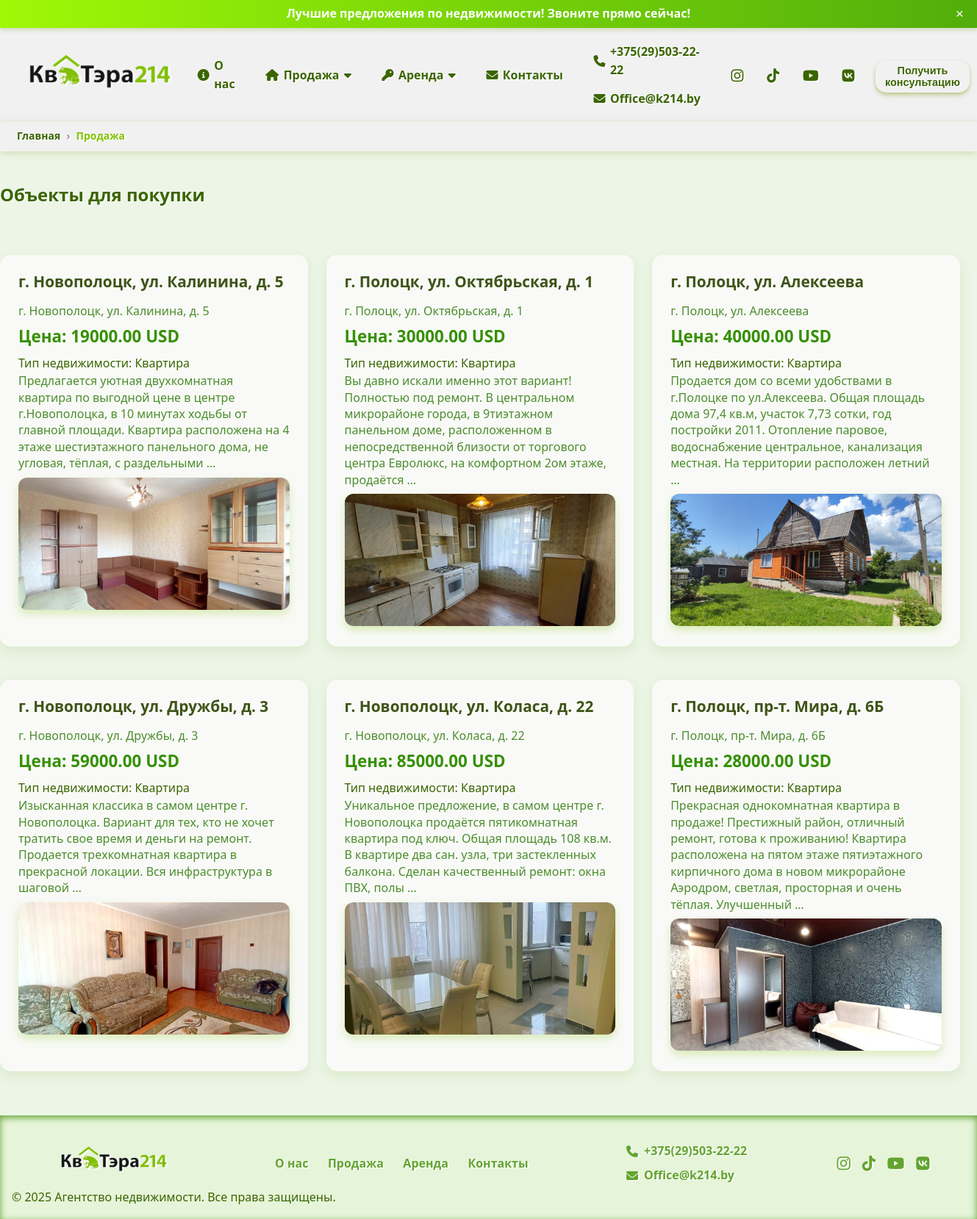
/sale, run on an earlier commit of the app's database.
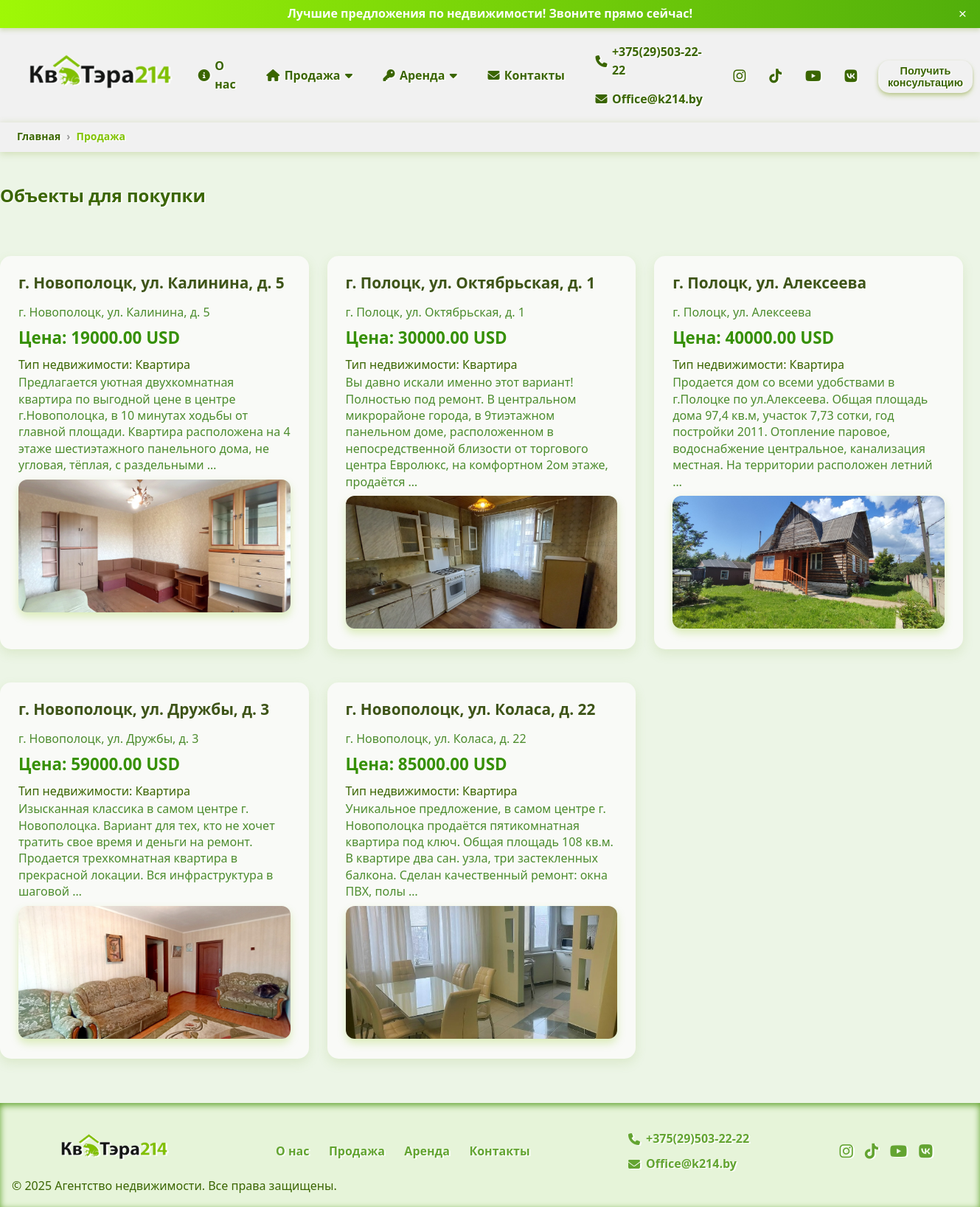
And on a later commit of the database.
### webapp/models.py (models this page shows, shortened)
class SocialNetwork(models.Model):
    contact = models.ForeignKey(Contact, related_name='social_networks', on_delete=models.CASCADE)
    name = models.CharField(max_length=100)
    url = models.URLField()
    icon = models.CharField(max_length=100, help_text='Название иконки (например, fa-facebook) или путь')

class Property(models.Model):
    CURRENCY_CHOICES = [
        ('USD', 'USD'),
        ('BYN', 'BYN'),
    ]
    name = models.CharField(max_length=255)
    slug = models.SlugField(max_length=255, unique=True, blank=True, null=True)
    description = models.TextField()
    notes = models.TextField(default='Примечание')
    address = models.CharField(max_length=500)
    price = models.DecimalField(max_digits=12, decimal_places=2)
    floor = models.TextField(help_text='Этаж', default=0)
    many_rooms = models.TextField(help_text='Сколько комнат', default=0)
    area = models.FloatField(help_text='Площадь в квадратных метрах')
    area_ga = models.FloatField(help_text='Площадь в гектарах/сотках', null=True, blank=True)
    date_posted = models.DateField(auto_now_add=True)
    is_sale = models.BooleanField(default=True)
    is_rent = models.BooleanField(default=True)
    is_active_new = models.BooleanField(default=True)
    is_active_house = models.BooleanField(default=True)
    is_active_country_house = models.BooleanField(default=True)
    is_active_apartment = models.BooleanField(default=True)
    is_active_sold = models.BooleanField(default=False)
    contacts = models.ManyToManyField(Contact, related_name='properties')
    currency = models.CharField(max_length=3, choices=CURRENCY_CHOICES, default='USD')

class PropertyPhoto(models.Model):
    property = models.ForeignKey(Property, related_name='photos', on_delete=models.CASCADE)
    photo = models.ImageField(upload_to='property_photos/')
    alt_text = models.CharField(max_length=255, blank=True)

### webapp/views.py (the view, shortened to what this page needs)
# urls.py: path('sale', views.sale, name='sale'),
def sale(request):
    properties = Property.objects.filter(is_sale=True)  # добавляем фильтр по продаже
    property_types = request.GET.getlist('property_type')
    direction = request.GET.get('direction', '').strip()
    if direction:
        properties = properties.filter(address__icontains=direction)
    price_min = request.GET.get('price_min')
    if price_min:
        try:
            price_min = float(price_min)
            properties = properties.filter(price__gte=price_min)
        except (ValueError, TypeError):
            pass
    price_max = request.GET.get('price_max')
    if price_max:
        try:
            price_max = float(price_max)
            properties = properties.filter(price__lte=price_max)
        except (ValueError, TypeError):
            pass
    currency = request.GET.get('currency')
    if currency in dict(Property.CURRENCY_CHOICES).keys():
        properties = properties.filter(currency=currency.upper())
    context = {
        'properties': properties,
    }
    return render(request, 'webapp/sale_page.html', context)

### webapp/context_processors.py (called while the page is built)
def contact_data(request):
    contact = Contact.objects.prefetch_related('social_networks').first()
    return {
        'contact': contact,
    }

### webapp/templates/webapp/sale_page.html (shortened to what this page needs)
{% extends 'main/base.html' %}
{% load static %}
{% block content %}
    <nav class="breadcrumb-container" aria-label="breadcrumb">
        <ol class="breadcrumb-list">
            <li class="breadcrumb-item">
                <a href="{% url 'index' %}" class="nav-link">Главная</a>
            </li>
            <li class="breadcrumb-item active" aria-current="page">Продажа</li>
        </ol>
    </nav>
    <section>
        <div class="sale-container">
            <h1 class="page-title">Объекты для покупки</h1>
            {% if properties %}
                <div class="properties-list">
                    {% for property in properties %}
                        <div class="property-card">
                            <h2 class="property-name">
                                <a href="{% url 'sale_single' property.slug %}">{{ property.name }}</a>
                            </h2>
                            <p class="property-address">{{ property.address }}</p>
                            <p class="property-price">Цена: {{ property.price }} USD</p>
                            <p class="property-type">
                                Тип недвижимости:
                                {% if property.is_active_apartment %}
                                    Квартира
                                {% elif property.is_active_house %}
                                    Дом
                                {% elif property.is_active_country_house %}
                                    Дача
                                {% elif property.is_active_new %}
                                    Новостройка
                                {% elif property.is_active_sold %}
                                    Продано
                                {% else %}
                                    Другой тип
                                {% endif %}
                            </p>
                            <p class="property-description">{{ property.description|truncatewords:30 }}</p>
                            <a href="{% url 'sale_single' property.slug %}">
                                {% if property.photos.all %}
                                    <div class="property-photos">
                                        <img src="{{ property.photos.all.0.photo.url }}"
                                             alt="{{ property.photos.all.0.alt_text }}"
                                             class="property-main-photo"/>
                                    </div>
                                {% endif %}
                            </a>
                        </div>
                    {% endfor %}
                </div>
            {% endif %}
        </div>
    </section>
{% endblock %}

### templates/main/base.html (shortened to what this page needs)
{% load static %}
<!DOCTYPE html>
<html lang="ru">
<head>
  <link href="https://cdnjs.cloudflare.com/ajax/libs/font-awesome/6.4.0/css/all.min.css" rel="stylesheet" />
  <link rel="stylesheet" href="{% static 'webapp/css/style.css' %}" />
</head>
<body>
  <div id="top-bar" class="top-bar">
    <span>Лучшие предложения по недвижимости! Звоните прямо сейчас!</span>
    <button class="close-button" aria-label="Закрыть">&times;</button>
  </div>
  <header class="header">
      <div class="container header-container">
          <div class="logo">
              <a href="{% url 'index' %}">
                  <img src="{% static 'webapp/images/logo_kvatera.png' %}" alt="Логотип агентства"/>
              </a>
          </div>
          <nav id="navMenu" class="nav" aria-hidden="true">
              <ul class="menu">
                  <li><a href="{% url 'about' %}"><i class="fa-solid fa-info-circle"></i> О нас</a></li>
                  <li class="dropdown sale-dropdown">
                      <a href="{% url 'sale' %}"><i class="fa-solid fa-house"></i> Продажа <i
                              class="fa fa-caret-down"></i></a>
                  </li>
                  <li class="dropdown rent-dropdown">
                      <a href="{% url 'rent' %}"><i class="fa-solid fa-key"></i> Аренда <i class="fa fa-caret-down"></i></a>
                  </li>
                  <li><a href="{% url 'contacts' %}"><i class="fa-solid fa-envelope"></i> Контакты</a></li>
                  <li class="contacts-menu">
                      <a href="tel:{{ contact.phone|urlencode }}"><i class="fa-solid fa-phone"></i> {{ contact.phone }}
                      </a>
                      <a href="mailto:{{ contact.email|urlencode }}"><i
                              class="fa-solid fa-envelope"></i> {{ contact.email }}</a>
                  </li>
                  <li class="social-menu">
                      {% for social in contact.social_networks.all %}
                          <a href="{{ social.url }}" aria-label="{{ social.name }}" target="_blank"
                             rel="noopener noreferrer">
                              <i class="{{ social.icon }}"></i>
                          </a>
                      {% empty %}
                          <span>Соцсетей нет</span>
                      {% endfor %}
                  </li>
                  <li>
                      <button class="btn-consultation" id="openConsultationBtn">Получить консультацию</button>
                  </li>
              </ul>
          </nav>
      </div>
  </header>
  {% block content %}{% endblock %}
    <footer class="footer">
        <div class="container footer-container">
            <div class="footer-logo">
                <img src="{% static 'webapp/images/logo_kvatera.png' %}" alt="Логотип агентства"/>
            </div>
            <nav class="footer-menu">
                <a href="#about">О нас</a>
                <a href="#sale-house">Продажа</a>
                <a href="#rent-house">Аренда</a>
                <a href="{% url 'contacts' %}">Контакты</a>
            </nav>
            <div class="footer-contacts">
                <p>
                    <i class="fa-solid fa-phone"></i>
                    <a href="tel:{{ contact.phone|urlencode }}">{{ contact.phone }}</a>
                </p>
                <p>
                    <i class="fa-solid fa-envelope"></i>
                    <a href="mailto:{{ contact.email|urlencode }}">{{ contact.email }}</a>
                </p>
            </div>
            <div class="footer-social">
                {% for social in contact.social_networks.all %}
                    <a href="{{ social.url }}" aria-label="{{ social.name }}" target="_blank" rel="noopener noreferrer">
                        <i class="{{ social.icon }}"></i>
                    </a>
                {% empty %}
                    <p>Соцсетей нет</p>
                {% endfor %}
            </div>
        </div>
        <div class="copyright">
            &copy; 2025 Агентство недвижимости. Все права защищены.
        </div>
    </footer>
</body>
</html>

What changed in the data, as far as the page shows it:
no longer on this page (row edited): Property: name "г. Полоцк, пр-т. Мира, д. 6Б", address "г. Полоцк, пр-т. Мира, д. 6Б", price "28000.00", is_active_apartment "Квартира", description "Прекрасная однокомнатная квартира в продаже! Престижный район, отличный ремонт, готова к проживанию! Квартира расположена на пятом этаже пятиэтажного кирпичного дома в новом микрорайоне Аэродром, светлая, просторная и очень тёплая. Улучшенный …", photos.all.0.photo (picture)
